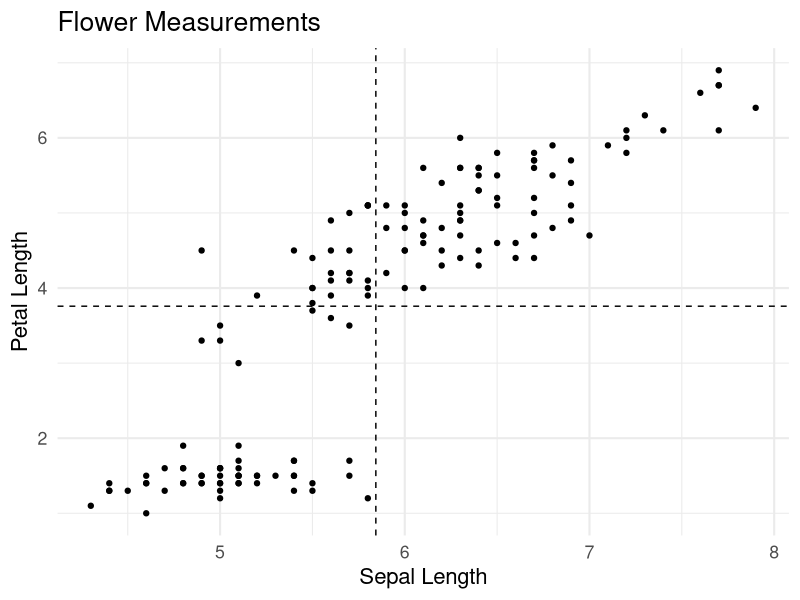
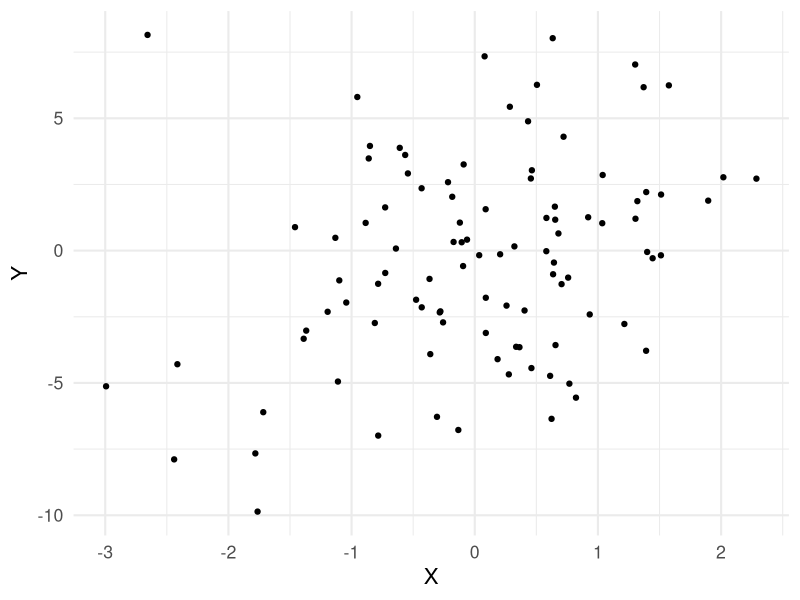
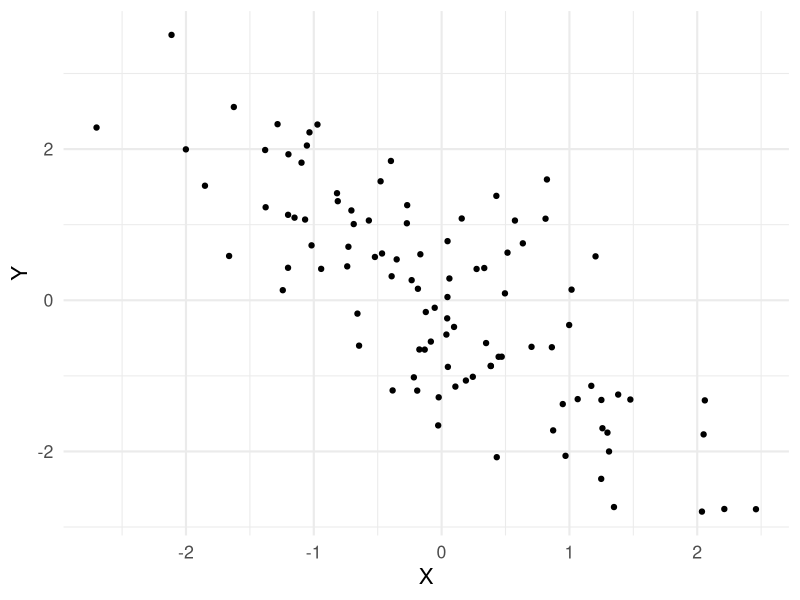
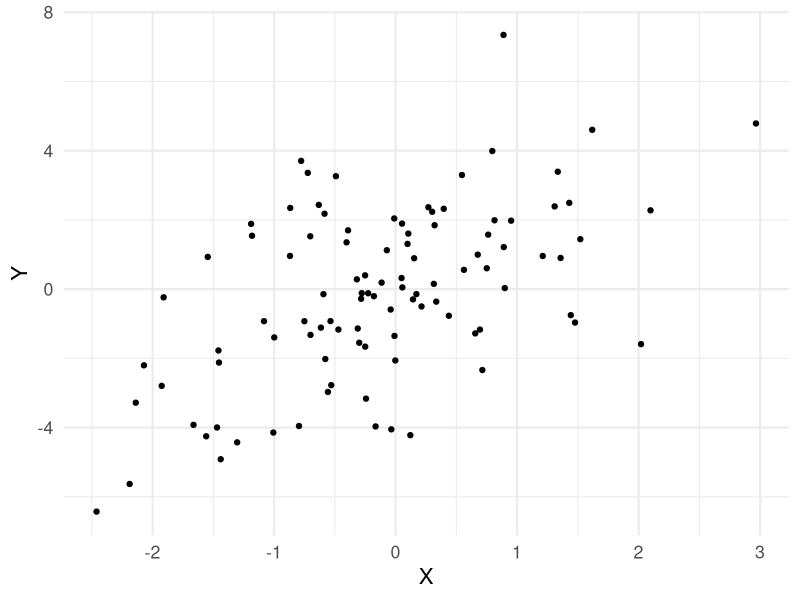
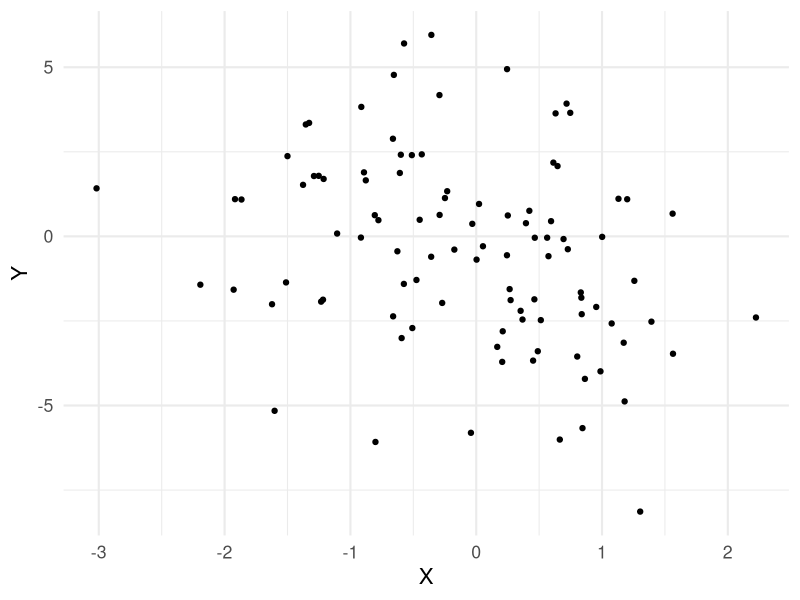
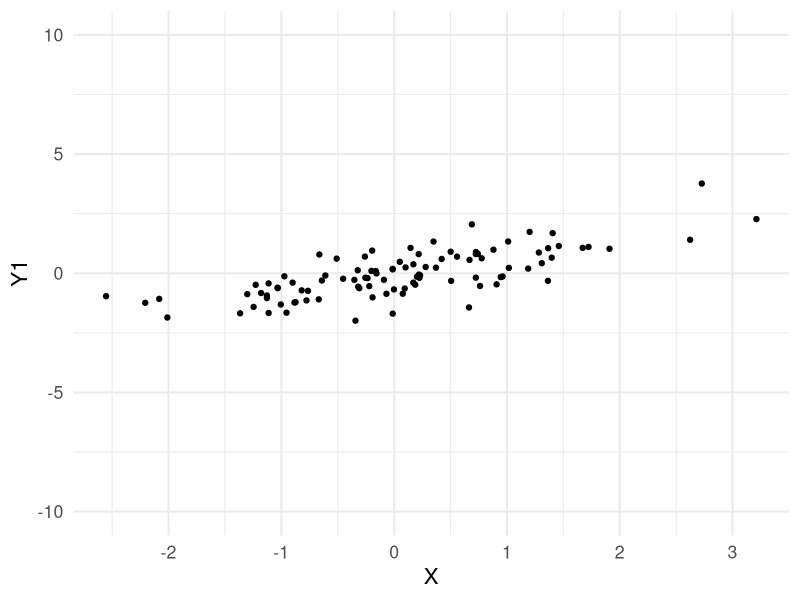
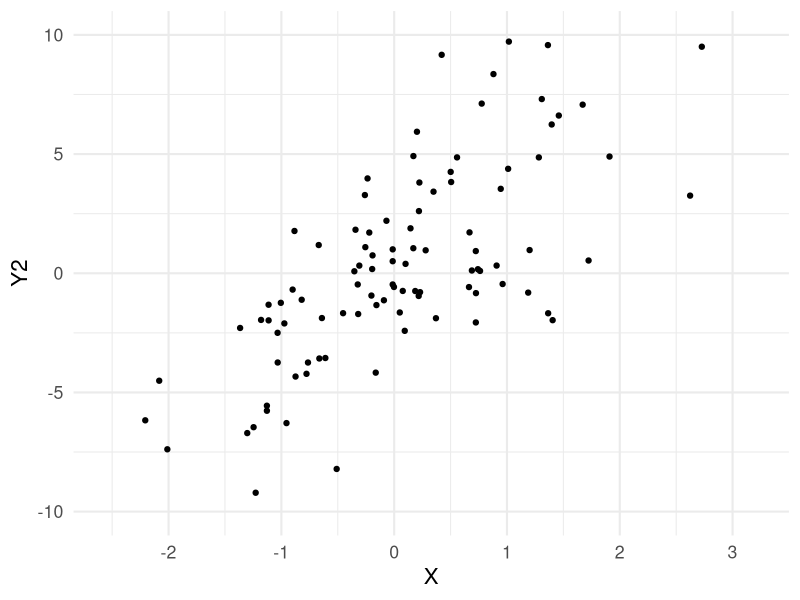
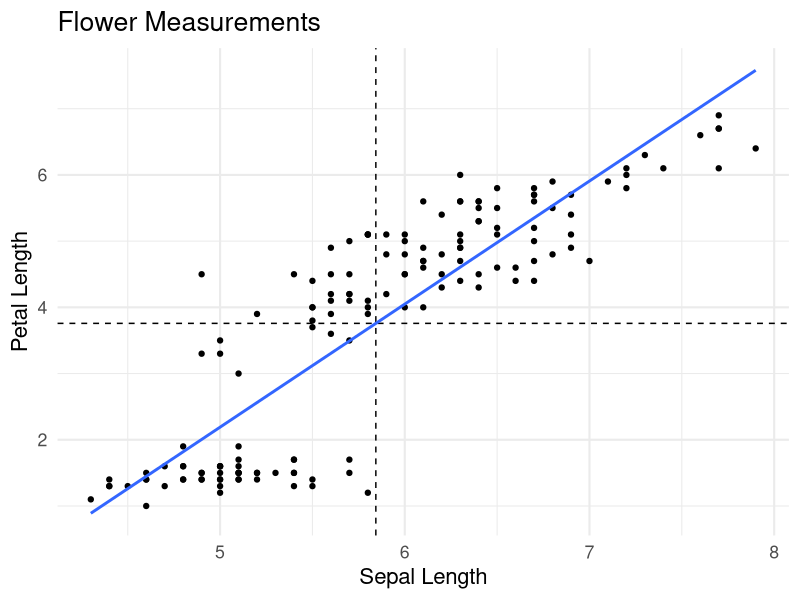

Reproduce these figures in R, in order.
## ---- chunk 1
library(tidyverse)
theme_set(theme_minimal(base_size = 16))
knitr::opts_chunk$set(comment=NA, fig.width=7, fig.height=5, 
                      fig.align = 'center', out.width = 600,
                      message=FALSE, warning=FALSE, echo=TRUE)
set.seed(42)
## ---- chunk 2
flower_plot <- ggplot(data = iris) + 
  geom_point(mapping = aes(x = Sepal.Length, y = Petal.Length)) +
  labs(x = 'Sepal Length', y = 'Petal Length', title = 'Flower Measurements') +
  geom_vline(xintercept = mean(iris$Sepal.Length), linetype = 'dashed') +
  geom_hline(yintercept = mean(iris$Petal.Length), linetype = 'dashed')

flower_plot
## ---- chunk 3
cov(iris$Sepal.Length, iris$Petal.Length)
## ---- chunk 4
cor(iris$Sepal.Length, iris$Petal.Length)
## ---- chunk 5
n <- 100
X <- rnorm(n,0,1)
Y <- X + rnorm(n,0,4)

ggplot(tibble(X,Y)) + 
  geom_point(aes(x=X,y=Y))
## ---- chunk 6
n <- 100
X <- rnorm(n,0,1)
Y <- -X + rnorm(n,0,1)

ggplot(tibble(X,Y)) + 
  geom_point(aes(x=X,y=Y))
## ---- chunk 7
n <- 100
X <- rnorm(n,0,1)
Y <- X + rnorm(n,0,2)

ggplot(tibble(X,Y)) + 
  geom_point(aes(x=X,y=Y))
## ---- chunk 8
n <- 100
X <- rnorm(n,0,1)
Y <- -X + rnorm(n,0,3)

ggplot(tibble(X,Y)) + 
  geom_point(aes(x=X,y=Y))
## ---- chunk 9
n <- 100
data <- tibble(X = rnorm(n,0,1),
               epsilon = rnorm(n,0,2),
               Y1 = 0.75*X + rnorm(n,0,0.66),
               Y2 = 3*X + rnorm(n,0,3))
## ---- chunk 10
ggplot(data) +
  geom_point(aes(x=X,y=Y1)) +
  scale_y_continuous(limits = c(-10,10))
## ---- chunk 11
ggplot(data) +
  geom_point(aes(x=X,y=Y2)) +
  scale_y_continuous(limits = c(-10,10))
## ---- chunk 12
flower_plot +
  geom_smooth(aes(x=Sepal.Length, y=Petal.Length),
              method = 'lm', se = FALSE)
## ---- chunk 13
n <- 300 # sample size
a <- 2 # y-intercept
b <- 3 # slope

# X and epsilon are normally distributed
# Y = a + bX + epsilon
data <- tibble(X = rnorm(n, 1, 1), 
               epsilon = rnorm(n, 0, 2),
               Y = a + b*X + epsilon)

cor(data$X, data$Y)
## ---- chunk 14
ggplot(data) +
  geom_point(mapping = aes(x=X,y=Y))
## ---- chunk 15
demeaned_data <- data %>% 
  mutate(Y = Y - mean(Y),
         X = X - mean(X))
## ---- chunk 16
ggplot(data) +
  geom_point(mapping = aes(x=X,y=Y)) +
  labs(x='X',y='Y',title = 'Original Data')
## ---- chunk 17
ggplot(demeaned_data) +
  geom_point(mapping = aes(x=X,y=Y)) +
  labs(x='X',y='Y',title = 'Demeaned Data')
## ---- chunk 18
slope_estimate <- 
  sum(demeaned_data$X * demeaned_data$Y) /
  sum(demeaned_data$X^2)

slope_estimate
## ---- chunk 19
ggplot(demeaned_data) + 
  geom_point(mapping = aes(x=X,y=Y)) +
  geom_abline(intercept = 0, slope = slope_estimate)
## ---- chunk 20
slope_estimate

cov(demeaned_data$X, demeaned_data$Y) / var(demeaned_data$X)
## ---- chunk 21
null_slope_estimate <- function(a = 0, b = 0, X){
  
  n <- length(X)
  
  # Create random dataset assuming null hypothesis (b = 0, a = 0)  
  data <- tibble(X = X,
                 epsilon = rnorm(n, 0, 2),
                 Y = a + b*X + epsilon)
  
  # Return the slope estimate
  sum(data$X * data$Y) / sum(data$X^2)
}

null_slope_estimate(X = demeaned_data$X)

## ---- chunk 22
sampling_distribution <- replicate(200, null_slope_estimate(X = demeaned_data$X))

tibble(sampling_distribution) %>% 
  ggplot() +
  geom_histogram(mapping = aes(x=sampling_distribution),
                 color = 'black', binwidth = 0.02) +
  labs(x='Slope Estimate (Sampling Distribution)') # a bell curved sampling distribution again! (t distribution)
## ---- chunk 23
sum(sampling_distribution > slope_estimate) # p-value effectively zero
## ---- chunk 24
standard_error <- sd(sampling_distribution)
standard_error

confidence_interval <- c(slope_estimate - 1.96 * standard_error,
                         slope_estimate + 1.96 * standard_error)
confidence_interval

## ---- chunk 25
linear_model_fit <- lm(formula = Y ~ X, 
                       data = demeaned_data) 

coef(linear_model_fit) # get the coefficient estimates

confint(linear_model_fit) # get the confidence intervals
## ---- chunk 26
summary(linear_model_fit)
## ---- chunk 27
data <- tibble(c = 1,
            x1 = rnorm(100, 0, 1),
            x2 = rnorm(100, 0, 1),
            y = 2*x1 + 3*x2 + rnorm(100, 0, 1))

linear_model <- lm(y ~ x1 + x2, data = data)

summary(linear_model)

# X matrix
X <- data %>% 
  select(c, x1, x2) %>% 
  as.matrix

# y vector
y <- data %>% 
  pull(y)

# beta hat = (X'X)^-1 X'y
beta_hat <- solve(t(X) %*% X) %*% t(X) %*% y

beta_hat
linear_model # that's where the coefficients come from; the parameter estimates that minimize the sum of squared errors
